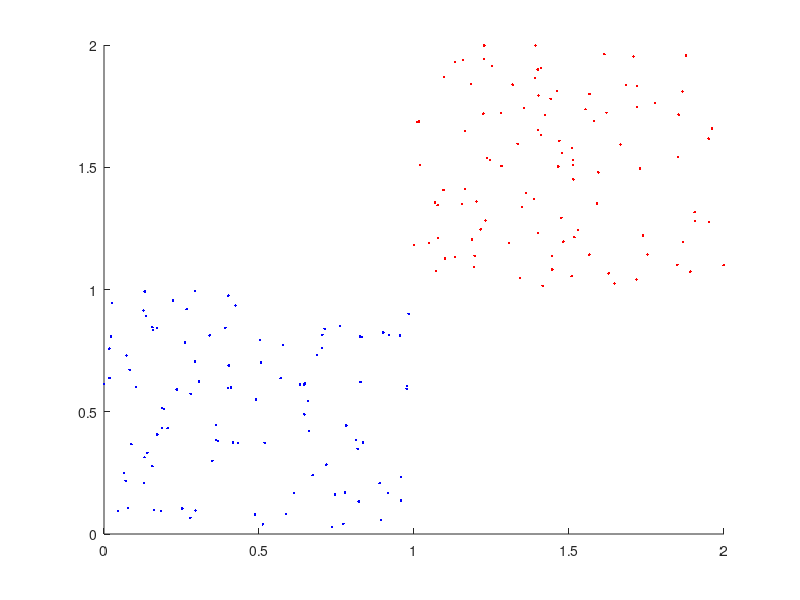

Reproduce this figure in MATLAB. (Note: this script raises an error after producing the figure.)
clear all;
close all;
clc;

addpath(genpath('C:\Users\MYlll\Desktop\Tools\SOM-Toolbox-master'));

n = 100;
d1 = rand(n,3)+1;
d2 = rand(n,3);
d = [d1;d2];

%% 
hold on;
plot(d1(:,1),d1(:,2),'.r');
plot(d2(:,1),d2(:,2),'.b');

%% 
d = table2array(Chainlink);
hold on;
plot3(d(1:end/2,1),d(1:end/2,2),d(1:end/2,3),'.r');
plot3(d(end/2+1:end,1),d(end/2+1:end,2),d(end/2+1:end,3),'.b');

%% 
epoches = [10 20 40 80 160];
threshes = [100];
rests = [100];
errors = [];
ind = 1;
for i=1:length(epoches)
    for j=1:length(rests)
        for k=1:length(threshes)
            sD = som_data_struct(d);
            sM = som_randinit(sD);
            sM = som_prototrain(sM,sD, epoches(1,i));
            [qe te] = som_quality(sM,sD);
        end
        %          ind=ind+2;
    end
    %      ind=ind+2;
    errors(i,ind)=qe;
    errors(i,ind+1)=te;
end
e1=errors;
save e1.mat e1;

close all
load e1.mat e1;
load e2.mat e2;
hold on
epoches = [10,20,40,80,160];
plot(epoches,e1(:,1),'-r');
plot(epoches,e2(:,1),'-b');
